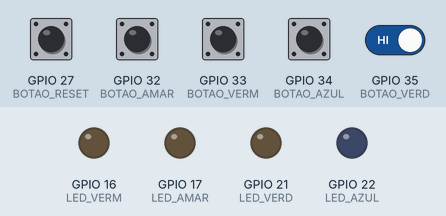
This sketch was run on a simulated ESP32. On the bench: output pins drawn as LEDs (lit = HIGH). Dashed ring = blinking. The test bench sets the inputs (shaded band); at power-on: GPIO 27 (BOTAO_RESET), GPIO 32 (BOTAO_AMAR), GPIO 33 (BOTAO_VERM), GPIO 34 (BOTAO_AZUL), GPIO 35 (BOTAO_VERD) HIGH. Random numbers use the default seed unless the sketch sets one.

Above: at 1.2 s.
1.3 s: GPIO 27 (BOTAO_RESET) pulled LOW for 0.15 s
At 2.7 s:
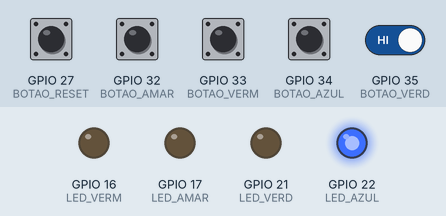
4.3 s: GPIO 34 (BOTAO_AZUL) pulled LOW for 0.15 s
At 6.6 s:
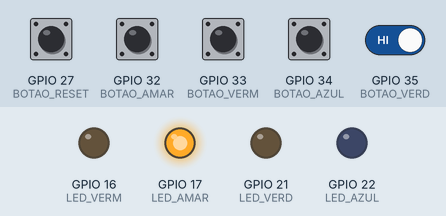
7.4 s: GPIO 33 (BOTAO_VERM) pulled LOW for 1 s
At 7.5 s:
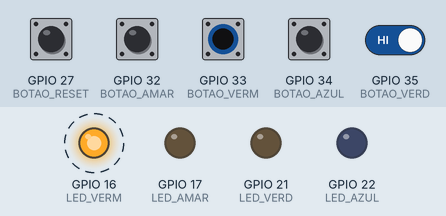
9.9 s: GPIO 27 (BOTAO_RESET) driven LOW and GPIO 35 (BOTAO_VERD) driven LOW
At 11.5 s:
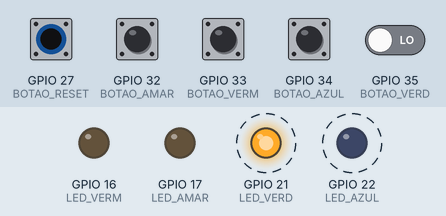
12.9 s: GPIO 27 (BOTAO_RESET) driven HIGH
14.5 s: GPIO 27 (BOTAO_RESET) driven LOW
At 15.8 s:
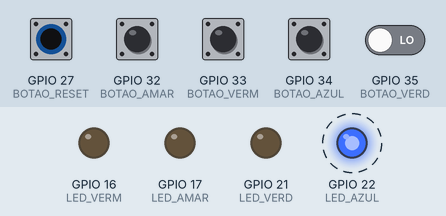
Timing chart, 0 to 18.5 s (numbered marks = the images above; inputs shaded):
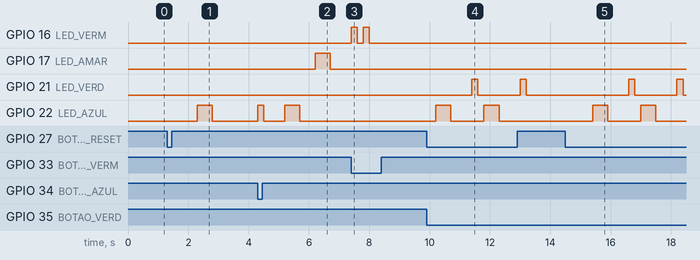

Measured:
- after the input at 1.3 s, GPIO 22 (LED_AZUL): LOW → HIGH after 1.0 s, → LOW 0.50 s later
- after the input at 4.3 s, GPIO 17 (LED_AMAR): LOW → HIGH after 1.9 s, → LOW 0.50 s later; GPIO 22 (LED_AZUL): LOW → HIGH at once, → LOW 0.20 s later, → HIGH 0.70 s later, → LOW 0.50 s later
- after the input at 7.4 s, GPIO 16 (LED_VERM): alternates HIGH for 0.20 s and LOW for 0.20 s, 4 changes in all, then stays LOW, starting at once
- after the input at 9.9 s, GPIO 21 (LED_VERD): LOW → HIGH after 1.5 s, → LOW 0.20 s later; GPIO 22 (LED_AZUL): alternates HIGH for 0.50 s and LOW for 1.1 s, starting after 0.30 s
- after the input at 14.5 s, GPIO 21 (LED_VERD): alternates HIGH for 0.20 s and LOW for 1.4 s, starting after 2.1 s; GPIO 22 (LED_AZUL): alternates HIGH for 0.50 s and LOW for 1.1 s, starting after 0.90 s

The sketch:

main_code.ino
```cpp
// Código para jogo no estilo "Simon Says"
// O jogo irá piscar determinados leds em uma determina ordem
// O jogador/player deverá acompanhar o jogo apertando os botões que correspondem aos determinados leds e suas respectivas ordens

// Diretivas de portas do ESP32 para leds e botões
#define LED_VERM 16
#define LED_AMAR 17
#define LED_VERD 21
#define LED_AZUL 22

#define BOTAO_VERM 33
#define BOTAO_AMAR 32
#define BOTAO_VERD 35
#define BOTAO_AZUL 34
#define BOTAO_RESET 27

// Listas para salvar as portas dos leds e dos botões
int leds[4] = {LED_VERM, LED_AMAR, LED_VERD, LED_AZUL};
int botoes[4] = {BOTAO_VERM, BOTAO_AMAR, BOTAO_VERD, BOTAO_AZUL};

int numeroDeNiveis = 4; // Numero de níveis contidos no jogo (cada nível acrescenta um led à sequência)
int nivel = 0; // Definição do nível inicial como 0
int i = 0; // Variável para ser usada em loops "for"

int sequenciaLeds[4]; // Lista para salvar sequência de leds definida pelo programa
int sequenciaBotoes[4]; // Lista para salvar sequência de botões definido pelo programa
int sequenciaPlayer[4]; // Lista para salvar sequência definida pelo player


void criaSequencia(){ // Define sequência de leds criada pelo programa

  nivel = 1; // Definição de nível 1 para indicar início do jogo

  for(i = 0; i < 4; i++){ //Gera ordem de leds aleatória
    sequenciaLeds[i] = leds[random(4)];
  };

  for(i = 0; i < 4; i++){ //Converte ordem de leds para ordem de botões
    if (sequenciaLeds[i] == LED_VERM){
      sequenciaBotoes[i] = BOTAO_VERM;
    } else if(sequenciaLeds[i] == LED_AMAR){
      sequenciaBotoes[i] = BOTAO_AMAR;
    } else if(sequenciaLeds[i] == LED_VERD){
      sequenciaBotoes[i] = BOTAO_VERD;
    } else {
      sequenciaBotoes[i] = BOTAO_AZUL;
    }
  };

  delay(1000); // Tempo de espera em ms antes da sequência ser exibida
}


void exibeSequencia(){ //Acende led(s) na sequência defiida pelo programa

  for(i=0; i < nivel; i++){
    digitalWrite(sequenciaLeds[i], HIGH);
    delay(500);
    digitalWrite(sequenciaLeds[i], LOW);
    delay(500);
  }

  delay(200); // Tempo de espera em ms antes de captar a sequência definida pelo player
}


void captaSequenciaPlayer() { // Capta a sequência de botões definida pelo player

  int index_player = 0; // Variável para manter o loop funcionando de acordo com o nível

  while (index_player < nivel) {
    for (i = 0; i < 4; i++) {
      if (digitalRead(botoes[i]) == LOW) {

        sequenciaPlayer[index_player] = botoes[i]; // Salva o botão que o player pressionou na respectiva ordem dentro da lista

        digitalWrite(leds[i], HIGH); // Acende o led referente ao botão pressionado
        delay(200);
        digitalWrite(leds[i], LOW); // Apaga o led referente ao botão pressionado

        index_player++; // Aumenta o valor do index_player para indicar avanço na sequência
        delay(200);
      }
    }
  }

  verificacao();
}


void verificacao() { // Verifica se a sequência definida pelo jogador está correta
  for (i = 0; i < nivel; i++) {
    if (sequenciaPlayer[i] != sequenciaBotoes[i]) { // Se um valor da sequência do player for diferente da sequência definida pelo programa,
      fimDeJogo(); // é fim de jogo
      return;
    }
  }

  nivel++; // Se o(s) valor(es) da sequência do player for(em) igual(is) ao(s) da sequência, ele avança de nível
  delay(500); // Tempo de espera em ms para avançar para o próximo nível ou sequência
}


void fimDeJogo() { // Para o jogo até que o jogador aperte o botão de reset
  while (digitalRead(BOTAO_RESET) == HIGH) {
  criaSequencia();
  }
}


void setup() { // Definição dos tipos de porta para cada led e cada botão
  pinMode(LED_VERM, OUTPUT);
  pinMode(LED_AMAR, OUTPUT);
  pinMode(LED_VERD, OUTPUT);
  pinMode(LED_AZUL, OUTPUT);

  pinMode(BOTAO_VERM, INPUT_PULLUP);
  pinMode(BOTAO_AMAR, INPUT_PULLUP);
  pinMode(BOTAO_VERD, INPUT_PULLUP);
  pinMode(BOTAO_AZUL, INPUT_PULLUP);
}


void loop() {

  if (nivel == 0) {
    if (digitalRead(BOTAO_RESET) == LOW) {
      criaSequencia(); // Inicia o jogo após o player apertar o botão de reset
    }
  } else {
    if (nivel <= numeroDeNiveis) { // Começa o jogo caso o nível atual seja menor ou igual ao nível máximo
      exibeSequencia();
      captaSequenciaPlayer();
    } else {
      criaSequencia(); // Reinicia o jogo (e a sequência de leds)
    }
  }
}
```
